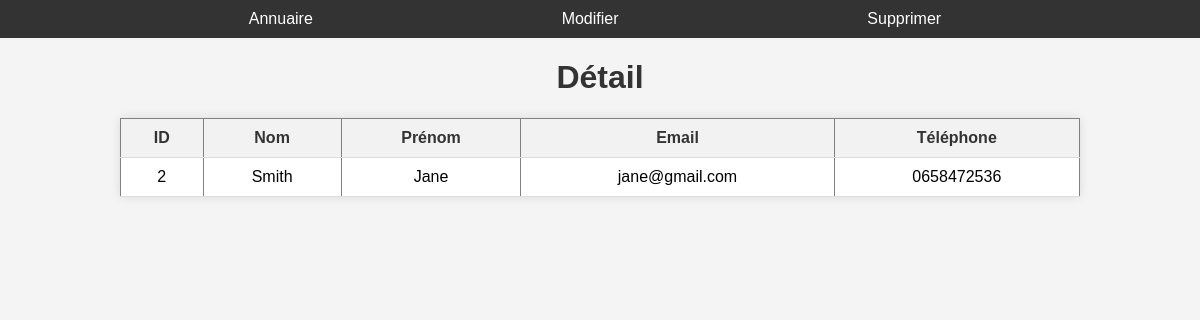
The page /contact_details/2 on the database its author committed.
### tables this page shows
CREATE TABLE contacts (
            id INTEGER PRIMARY KEY AUTOINCREMENT,
            nom TEXT,
            prenom TEXT,
            email TEXT,
            telephone TEXT
        );

### app.py (the view)
@app.route('/contact_details/<int:contact_id>', methods=['GET'])
def contact_details(contact_id):
    conn = connect_to_database()
    cursor = conn.cursor()
    cursor.execute('SELECT * FROM contacts WHERE id =?', (contact_id,))
    detail = cursor.fetchone()
    conn.close()
    return render_template('detail.html', detail=[detail])

### app.py (called while the page is built)
def connect_to_database(): # connexion à la base de données
    conn = sqlite3.connect('../Projet_Python/carnet_adresses.db')
    cursor = conn.cursor() # création d'un objet cursor qui peremt de récupérer les données de la base de données
    cursor.execute('''
        CREATE TABLE IF NOT EXISTS contacts (
            id INTEGER PRIMARY KEY AUTOINCREMENT,
            nom TEXT,
            prenom TEXT,
            email TEXT,
            telephone TEXT
        )
    ''') # création d'une table contacts si n'existe pas
    conn.commit() # enregistrement de la table contacts
    return conn # connexion à la base de données

### templates/detail.html (shortened to what this page needs)
<!DOCTYPE html>
<html>
  <head>
    <link
      rel="stylesheet"
      href="{{ url_for('static', filename='detail.css') }}"
    />
  </head>
  {% for detail in detail %}
  <body>
    <nav>
      <ul class="menu">
        <li><a href="/">Annuaire</a></li>
        <li>
          <a href="{{ url_for('modifier_contact', contact_id=detail[0]) }}"
            >Modifier</a
          >
        </li>
        <li><button onclick="confirmerSuppression()">Supprimer</button></li>
      </ul>
    </nav>
    <h1>Détail</h1>
    <table border="1">
      <thead>
        <tr>
          <th>ID</th>
          <th>Nom</th>
          <th>Prénom</th>
          <th>Email</th>
          <th>Téléphone</th>
        </tr>
      </thead>
      <tbody>
        <tr>
          <td>{{ detail[0] }}</td>
          <td>{{ detail[1] }}</td>
          <td>{{ detail[2] }}</td>
          <td>{{ detail[3] }}</td>
          <td>{{ detail[4] }}</td>
        </tr>
      </tbody>
    </table>
  </body>
  {% endfor %}
</html>

### static/detail.css (style rules this page uses)
body { font-family: Arial, sans-serif; background-color: #f4f4f4; margin: 0; padding: 0; }
h1 { text-align: center; color: #333; }
nav { background-color: #333; }
.menu { list-style-type: none; margin: 0; padding: 10px; display: flex; justify-content: space-evenly; align-items: center; }
.menu li { display: inline; margin-right: 10px; }
.menu li a { color: white; text-decoration: none; }
button { background: none; border: none; padding: 0; margin: 0; color: white; font-size: medium; cursor: pointer; }
table { width: 80%; margin: auto; border-collapse: collapse; box-shadow: 0 0 10px rgba(0, 0, 0, 0.1); background-color: #fff; }
th, td { padding: 10px; border-bottom: 1px solid #ddd; text-align: left; }
th { background-color: #f2f2f2; color: #333; }
th,tbody tr td { text-align: center; }

### rows shown on the page
contacts: id "2", nom "Smith", prenom "Jane", email "jane@gmail.com", telephone "0658472536"
